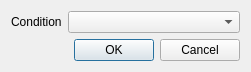
<?xml version="1.0" encoding="UTF-8"?>
<ui version="4.0">
 <class>AddConditionDialog</class>
 <widget class="QDialog" name="AddConditionDialog">
  <property name="geometry">
   <rect>
    <x>0</x>
    <y>0</y>
    <width>251</width>
    <height>67</height>
   </rect>
  </property>
  <property name="windowTitle">
   <string>Dialog</string>
  </property>
  <layout class="QFormLayout" name="formLayout">
   <item row="0" column="0">
    <widget class="QLabel" name="lblCondition">
     <property name="text">
      <string>Condition</string>
     </property>
    </widget>
   </item>
   <item row="0" column="1">
    <widget class="QComboBox" name="cbCondition"/>
   </item>
   <item row="1" column="0" colspan="2">
    <widget class="QDialogButtonBox" name="buttons">
     <property name="orientation">
      <enum>Qt::Horizontal</enum>
     </property>
     <property name="standardButtons">
      <set>QDialogButtonBox::Cancel|QDialogButtonBox::Ok</set>
     </property>
    </widget>
   </item>
  </layout>
 </widget>
 <resources/>
 <connections>
  <connection>
   <sender>buttons</sender>
   <signal>accepted()</signal>
   <receiver>AddConditionDialog</receiver>
   <slot>accept()</slot>
   <hints>
    <hint type="sourcelabel">
     <x>248</x>
     <y>254</y>
    </hint>
    <hint type="destinationlabel">
     <x>157</x>
     <y>274</y>
    </hint>
   </hints>
  </connection>
  <connection>
   <sender>buttons</sender>
   <signal>rejected()</signal>
   <receiver>AddConditionDialog</receiver>
   <slot>reject()</slot>
   <hints>
    <hint type="sourcelabel">
     <x>316</x>
     <y>260</y>
    </hint>
    <hint type="destinationlabel">
     <x>286</x>
     <y>274</y>
    </hint>
   </hints>
  </connection>
 </connections>
</ui>
